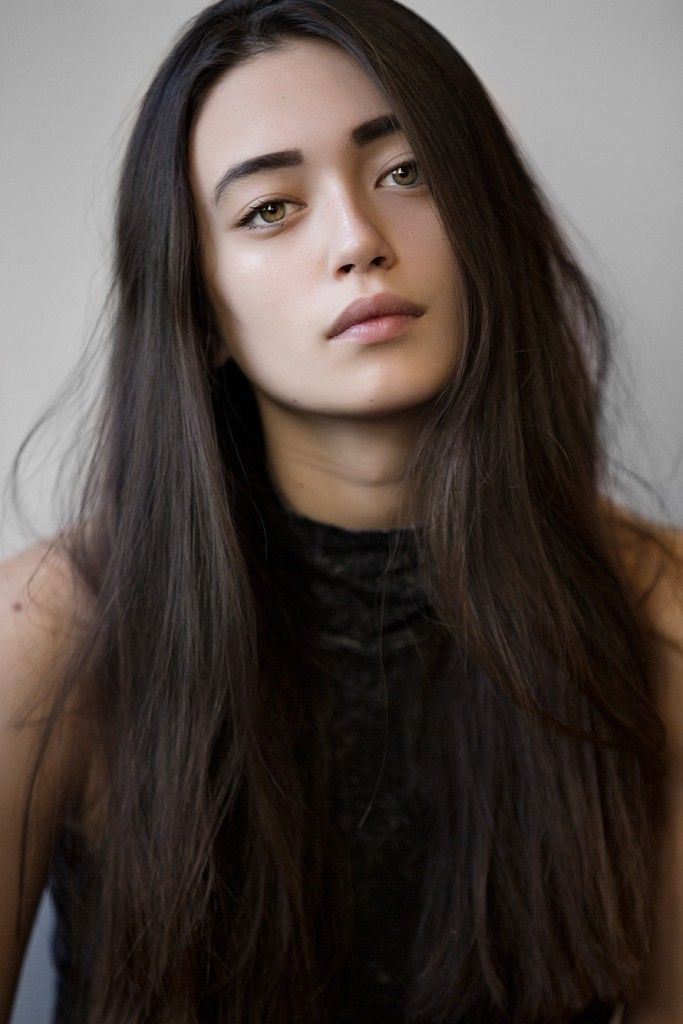
#> input picture images/1.jpg, 683 x 1024 px; its folder holds only this picture in this run
$ python skin_detection.py
#> lines starting #> are read from the running program, lines starting #| are printed output that depends on the picture; after the words box and inside, x2 and y2 are one past the last pixel; in counts of white or black regions, pixels touching at a corner belong together
import cv2
import matplotlib.pyplot as plt
import numpy as np

for i in range(10):
    num=i+1
    img = cv2.imread('images/'+str(num)+'.jpg')
#> img is the input picture: shape (1024, 683, 3); mean B, G, R 65.7, 70.5, 80.4
    original = cv2.cvtColor(img, cv2.COLOR_BGR2RGB)
    img_hsv = cv2.cvtColor(img, cv2.COLOR_BGR2HSV)
#> img_hsv: shape (1024, 683, 3); mean H, S, V 19.2, 85.8, 80.6

    # threshold the image based on a certain hue range, in order to get regions containing human skin
    hsv_lower = np.asarray([0, 30, 100])
    hsv_upper = np.asarray([15, 180, 255])
    mask = cv2.inRange(img_hsv, hsv_lower, hsv_upper)
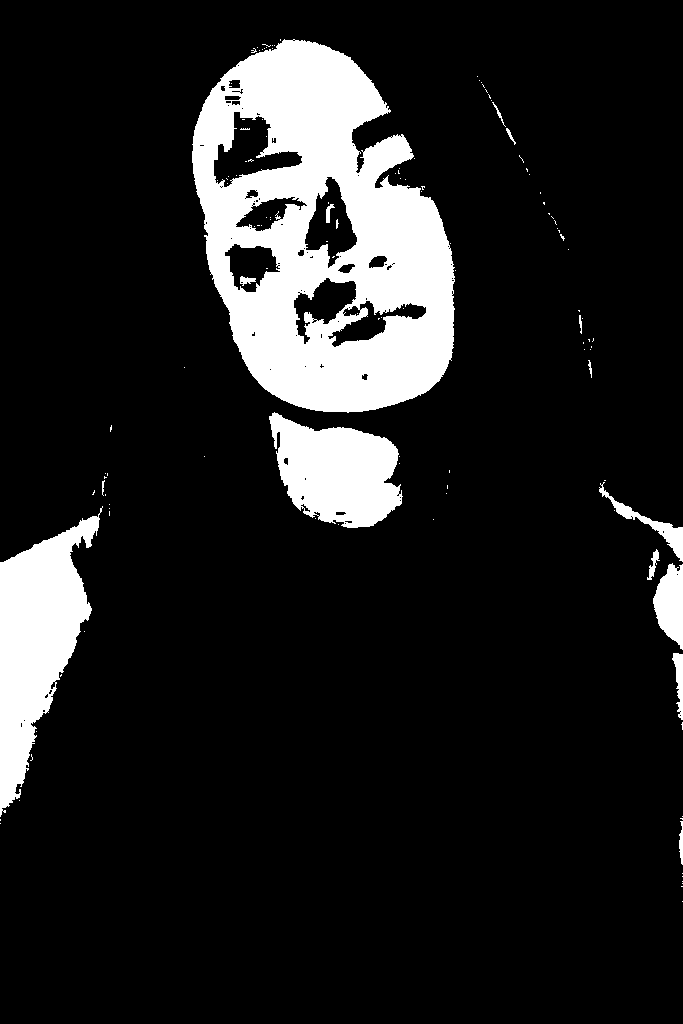
#> mask: shape (1024, 683); 12.8% white; 127 white regions (112 under 20 px), largest, box (x1, y1, x2, y2) and area: (192, 39, 455, 413) 59639, (0, 506, 103, 817) 15301, (269, 412, 403, 528) 10306

    # remove the smallest, noisy connected components
    kernel = np.ones((5, 5), np.uint8)
    opening = cv2.morphologyEx(mask, cv2.MORPH_OPEN, kernel, iterations=1)
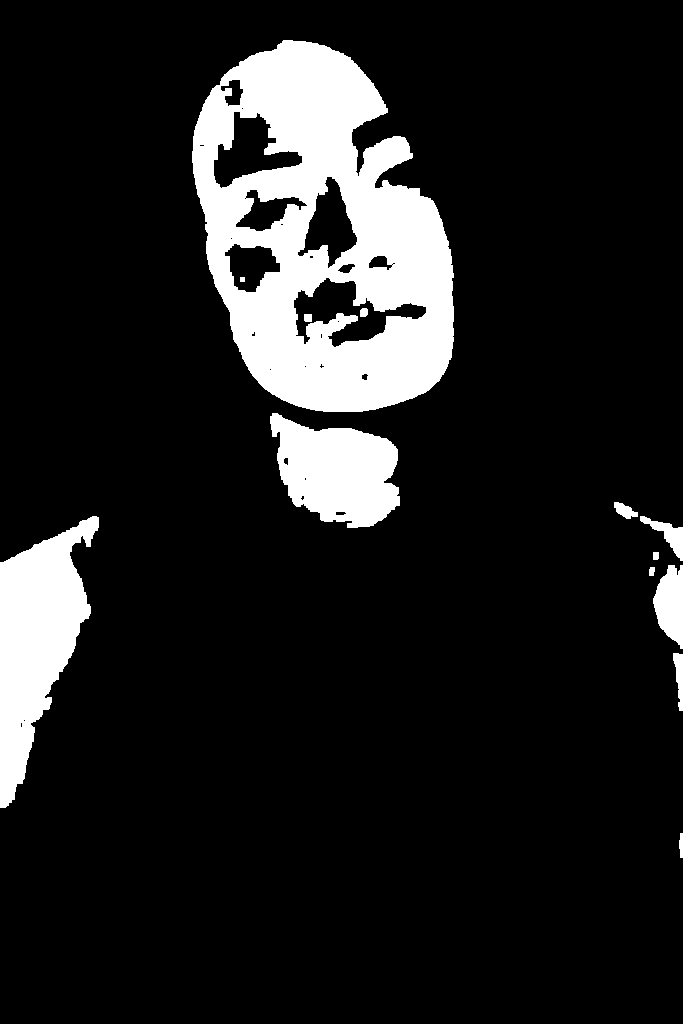
#> opening: shape (1024, 683); 12.4% white; 13 white regions, largest, box (x1, y1, x2, y2) and area: (192, 40, 454, 412) 58536, (0, 516, 99, 808) 15073, (270, 413, 400, 528) 10102

    # dilate and erode the remaining blobs
    kernel = np.ones((3, 3), np.uint8)
    dilate = cv2.dilate(opening, kernel, iterations=2)
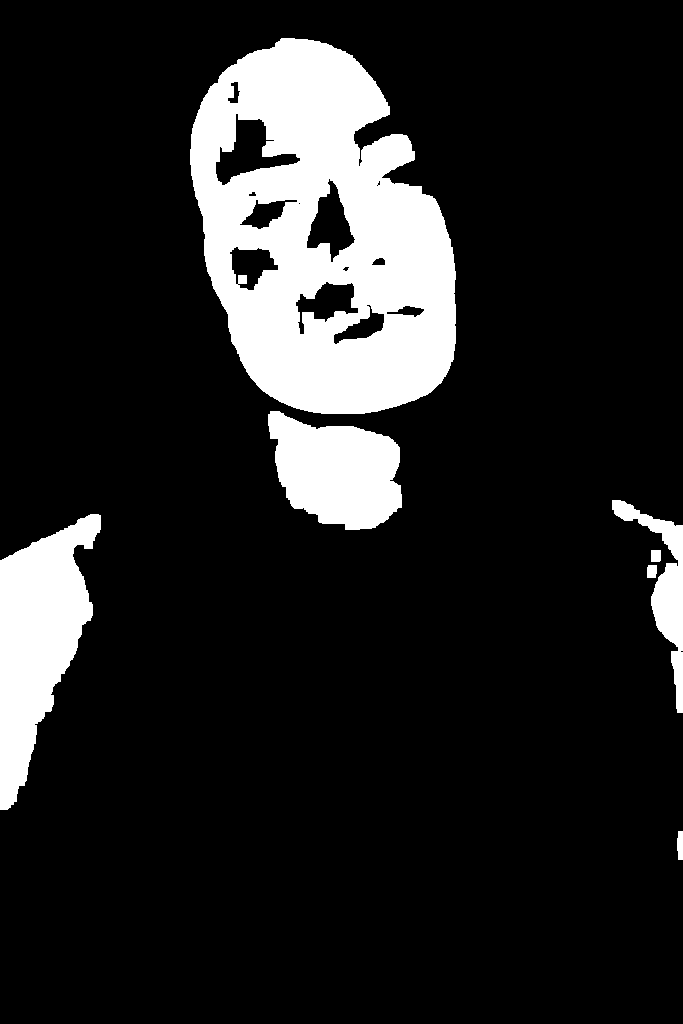
#> dilate: shape (1024, 683); 14% white; 7 white regions, largest, box (x1, y1, x2, y2) and area: (190, 38, 456, 414) 65836, (0, 514, 101, 810) 16314, (268, 411, 402, 530) 11276
    erode = cv2.erode(dilate, kernel, iterations = 2)
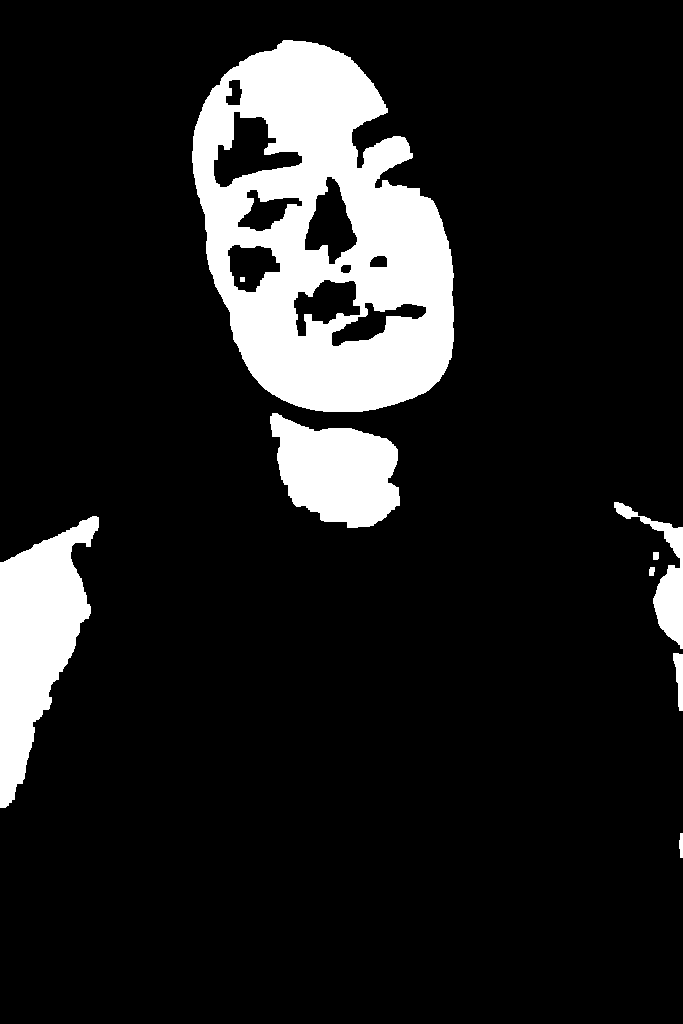
#> erode: shape (1024, 683); 12.5% white; 9 white regions

    # get contours
    contours, hierarchy = cv2.findContours(erode, cv2.RETR_TREE, cv2.CHAIN_APPROX_NONE)
#> contours = 18 contours, 1 with area under 20; largest, box (x1, y1, x2, y2) and area: (192, 40, 454, 412) 71098, (0, 516, 99, 808) 14762, (270, 413, 400, 528) 9998, (213, 111, 303, 188) 3271, (304, 176, 358, 265) 2588

    # Draw the contour on the image
    image = original.copy()
    for c in contours:
        x, y, w, h = cv2.boundingRect(c)
        area = cv2.contourArea(c)
        if area > 20000:
            cv2.rectangle(image, (x, y), (x + w, y + h), (0, 0, 255), 2)
#> this loop made 18 passes
#> (x, y, w, h, area) on passes 1 to 12: (679, 833, 4, 25, 57), (673, 653, 10, 58, 310.5), (649, 567, 6, 9, 35), (653, 552, 6, 8, 34.5), (0, 516, 99, 292, 14762.5), (614, 502, 69, 147, 2470.5), (270, 413, 130, 115, 9998.5), (192, 40, 262, 372, 71098), (331, 302, 96, 45, 1662), (293, 279, 68, 58, 2185.5), (340, 264, 12, 10, 85.5), (369, 255, 19, 13, 189.5)
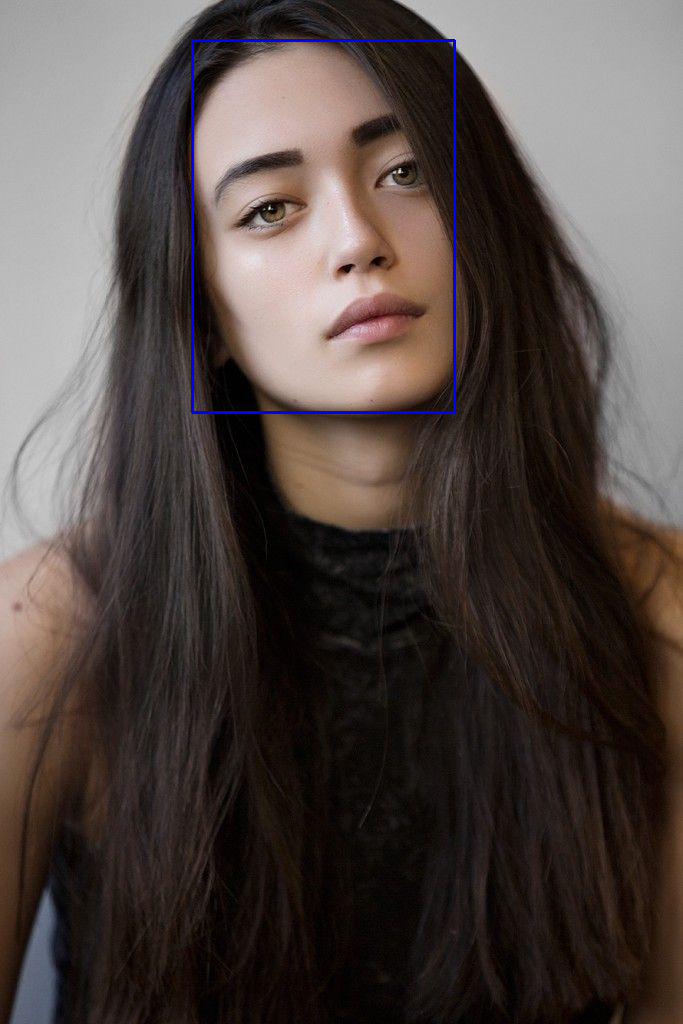
#> image: shape (1024, 683, 3); mean R, G, B 80.1, 70.3, 67

    fig, axes = plt.subplots(2, 2, figsize=(10, 8))

    axes[0, 0].imshow(original)
    axes[0, 0].set_title('Original image')
    axes[0, 0].axis('off')

    axes[0, 1].imshow(mask, cmap='gray')
    axes[0, 1].set_title('HSV Mask')
    axes[0, 1].axis('off')

    axes[1, 0].imshow(opening, cmap='gray')
    axes[1, 0].set_title('Removing blobs')
    axes[1, 0].axis('off')

    axes[1, 1].imshow(erode, cmap='gray')
    axes[1, 1].set_title('After dilation and erosion')
    axes[1, 1].axis('off')

    plt.tight_layout()
    plt.show()
#> (the run stopped early here; a loop or call above may not have finished)
